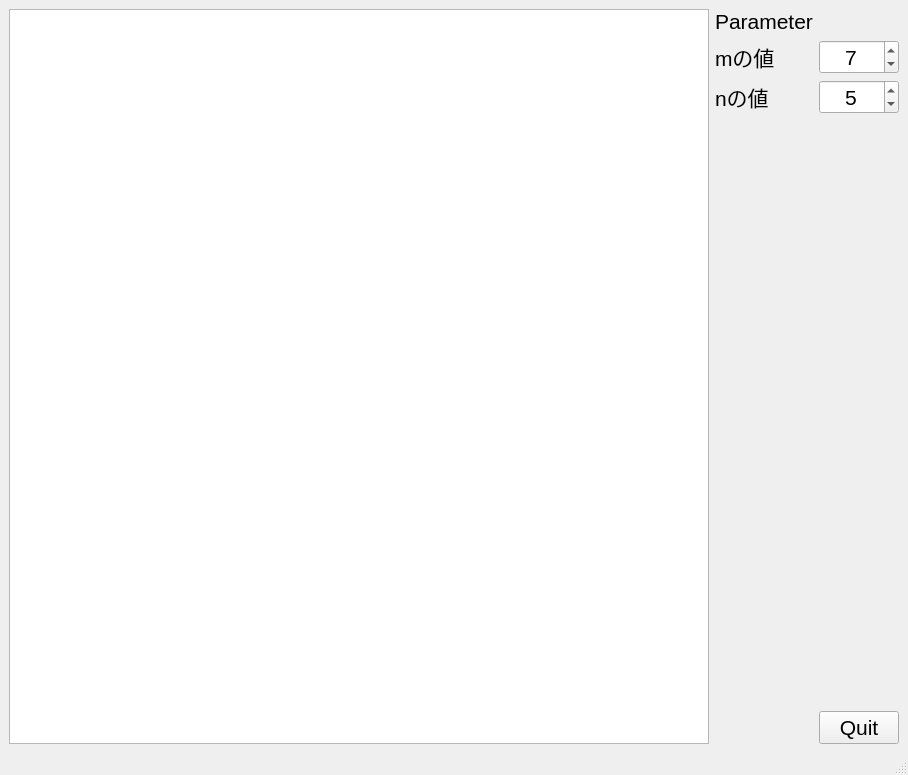
<?xml version="1.0" encoding="UTF-8"?>
<ui version="4.0">
 <class>MainWindow</class>
 <widget class="QMainWindow" name="MainWindow">
  <property name="geometry">
   <rect>
    <x>0</x>
    <y>0</y>
    <width>875</width>
    <height>775</height>
   </rect>
  </property>
  <property name="sizePolicy">
   <sizepolicy hsizetype="Preferred" vsizetype="Preferred">
    <horstretch>0</horstretch>
    <verstretch>0</verstretch>
   </sizepolicy>
  </property>
  <property name="windowTitle">
   <string>MainWindow</string>
  </property>
  <widget class="QWidget" name="centralwidget">
   <layout class="QGridLayout" name="gridLayout">
    <item row="2" column="1">
     <widget class="QLabel" name="label">
      <property name="font">
       <font>
        <pointsize>16</pointsize>
       </font>
      </property>
      <property name="text">
       <string>nの値</string>
      </property>
     </widget>
    </item>
    <item row="1" column="1">
     <widget class="QLabel" name="label_3">
      <property name="font">
       <font>
        <pointsize>16</pointsize>
       </font>
      </property>
      <property name="text">
       <string>mの値</string>
      </property>
     </widget>
    </item>
    <item row="8" column="2">
     <spacer name="verticalSpacer">
      <property name="orientation">
       <enum>Qt::Vertical</enum>
      </property>
      <property name="sizeHint" stdset="0">
       <size>
        <width>20</width>
        <height>40</height>
       </size>
      </property>
     </spacer>
    </item>
    <item row="10" column="2">
     <widget class="QPushButton" name="pushButton">
      <property name="sizePolicy">
       <sizepolicy hsizetype="Minimum" vsizetype="Preferred">
        <horstretch>0</horstretch>
        <verstretch>0</verstretch>
       </sizepolicy>
      </property>
      <property name="font">
       <font>
        <pointsize>16</pointsize>
        <bold>false</bold>
       </font>
      </property>
      <property name="text">
       <string>Quit</string>
      </property>
     </widget>
    </item>
    <item row="0" column="0" rowspan="11">
     <widget class="GraphicsLayoutWidget" name="graphicsView">
      <property name="minimumSize">
       <size>
        <width>700</width>
        <height>700</height>
       </size>
      </property>
      <property name="resizeAnchor">
       <enum>QGraphicsView::AnchorViewCenter</enum>
      </property>
     </widget>
    </item>
    <item row="5" column="1">
     <widget class="QLabel" name="labelPosX">
      <property name="sizePolicy">
       <sizepolicy hsizetype="Preferred" vsizetype="Preferred">
        <horstretch>0</horstretch>
        <verstretch>0</verstretch>
       </sizepolicy>
      </property>
      <property name="font">
       <font>
        <pointsize>24</pointsize>
       </font>
      </property>
      <property name="text">
       <string/>
      </property>
      <property name="alignment">
       <set>Qt::AlignLeading|Qt::AlignLeft|Qt::AlignVCenter</set>
      </property>
     </widget>
    </item>
    <item row="1" column="2">
     <widget class="QSpinBox" name="spinBox_x">
      <property name="font">
       <font>
        <pointsize>16</pointsize>
       </font>
      </property>
      <property name="alignment">
       <set>Qt::AlignCenter</set>
      </property>
      <property name="value">
       <number>7</number>
      </property>
     </widget>
    </item>
    <item row="2" column="2">
     <widget class="QSpinBox" name="spinBox_y">
      <property name="sizePolicy">
       <sizepolicy hsizetype="Preferred" vsizetype="Preferred">
        <horstretch>0</horstretch>
        <verstretch>0</verstretch>
       </sizepolicy>
      </property>
      <property name="font">
       <font>
        <pointsize>16</pointsize>
       </font>
      </property>
      <property name="alignment">
       <set>Qt::AlignCenter</set>
      </property>
      <property name="minimum">
       <number>1</number>
      </property>
      <property name="maximum">
       <number>99</number>
      </property>
      <property name="value">
       <number>5</number>
      </property>
      <property name="displayIntegerBase">
       <number>10</number>
      </property>
     </widget>
    </item>
    <item row="6" column="1">
     <widget class="QLabel" name="labelPosY">
      <property name="sizePolicy">
       <sizepolicy hsizetype="Preferred" vsizetype="Preferred">
        <horstretch>0</horstretch>
        <verstretch>0</verstretch>
       </sizepolicy>
      </property>
      <property name="font">
       <font>
        <pointsize>24</pointsize>
       </font>
      </property>
      <property name="text">
       <string/>
      </property>
      <property name="alignment">
       <set>Qt::AlignLeading|Qt::AlignLeft|Qt::AlignVCenter</set>
      </property>
     </widget>
    </item>
    <item row="0" column="1">
     <widget class="QLabel" name="label_2">
      <property name="font">
       <font>
        <pointsize>16</pointsize>
       </font>
      </property>
      <property name="text">
       <string>Parameter</string>
      </property>
     </widget>
    </item>
   </layout>
  </widget>
  <widget class="QMenuBar" name="menubar">
   <property name="geometry">
    <rect>
     <x>0</x>
     <y>0</y>
     <width>875</width>
     <height>24</height>
    </rect>
   </property>
  </widget>
  <widget class="QStatusBar" name="statusbar"/>
 </widget>
 <customwidgets>
  <customwidget>
   <class>GraphicsLayoutWidget</class>
   <extends>QGraphicsView</extends>
   <header>pyqtgraph</header>
  </customwidget>
 </customwidgets>
 <resources/>
 <connections>
  <connection>
   <sender>pushButton</sender>
   <signal>clicked()</signal>
   <receiver>MainWindow</receiver>
   <slot>close()</slot>
   <hints>
    <hint type="sourcelabel">
     <x>756</x>
     <y>551</y>
    </hint>
    <hint type="destinationlabel">
     <x>615</x>
     <y>550</y>
    </hint>
   </hints>
  </connection>
 </connections>
</ui>
